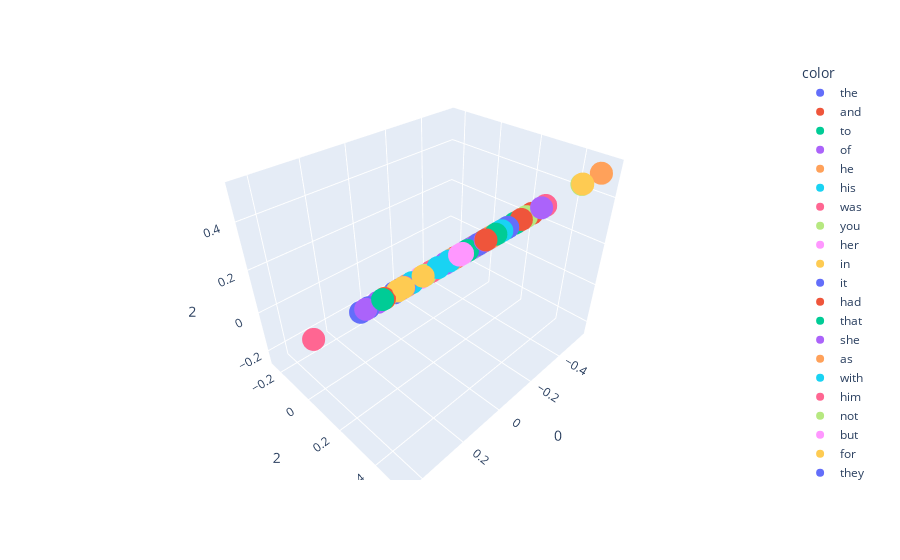

The notebook cell saved with this chart:
### Code cell
# %%
# Plotting the 1st 100 Frequent Words
import plotly.express as px
fig = px.scatter_3d(X[:100], x=0,y=2,z=2, color =y[:100])
fig.show()

### Figure 1 — Plotly figure (JSON) as saved in the notebook; plotly's stock layout.template omitted (floating-point values rounded to 4 significant figures)
{"data": [{"hovertemplate": "color=the<br>0=%{x}<br>2=%{z}<extra></extra>", "legendgroup": "the", "marker": {"color": "#636efa", "symbol": "circle"}, "mode": "markers", "name": "the", "scene": "scene", "showlegend": true, "type": "scatter3d", "x": [0.1631], "y": [-0.05199], "z": [-0.05199]}, {"hovertemplate": "color=and<br>0=%{x}<br>2=%{z}<extra></extra>", "legendgroup": "and", "marker": {"color": "#EF553B", "symbol": "circle"}, "mode": "markers", "name": "and", "scene": "scene", "showlegend": true, "type": "scatter3d", "x": [0.1717], "y": [0.01745], "z": [0.01745]}, {"hovertemplate": "color=to<br>0=%{x}<br>2=%{z}<extra></extra>", "legendgroup": "to", "marker": {"color": "#00cc96", "symbol": "circle"}, "mode": "markers", "name": "to", "scene": "scene", "showlegend": true, "type": "scatter3d", "x": [-0.3005], "y": [0.2476], "z": [0.2476]}, {"hovertemplate": "color=of<br>0=%{x}<br>2=%{z}<extra></extra>", "legendgroup": "of", "marker": {"color": "#ab63fa", "symbol": "circle"}, "mode": "markers", "name": "of", "scene": "scene", "showlegend": true, "type": "scatter3d", "x": [0.01182], "y": [-0.1343], "z": [-0.1343]}, {"hovertemplate": "color=he<br>0=%{x}<br>2=%{z}<extra></extra>", "legendgroup": "he", "marker": {"color": "#FFA15A", "symbol": "circle"}, "mode": "markers", "name": "he", "scene": "scene", "showlegend": true, "type": "scatter3d", "x": [-0.1009], "y": [0.2934], "z": [0.2934]}, {"hovertemplate": "color=his<br>0=%{x}<br>2=%{z}<extra></extra>", "legendgroup": "his", "marker": {"color": "#19d3f3", "symbol": "circle"}, "mode": "markers", "name": "his", "scene": "scene", "showlegend": true, "type": "scatter3d", "x": [0.03912], "y": [0.3117], "z": [0.3117]}, {"hovertemplate": "color=was<br>0=%{x}<br>2=%{z}<extra></extra>", "legendgroup": "was", "marker": {"color": "#FF6692", "symbol": "circle"}, "mode": "markers", "name": "was", "scene": "scene", "showlegend": true, "type": "scatter3d", "x": [-0.08798], "y": [0.3162], "z": [0.3162]}, {"hovertemplate": "color=you<br>0=%{x}<br>2=%{z}<extra></extra>", "legendgroup": "you", "marker": {"color": "#B6E880", "symbol": "circle"}, "mode": "markers", "name": "you", "scene": "scene", "showlegend": true, "type": "scatter3d", "x": [-0.5047], "y": [0.1766], "z": [0.1766]}, {"hovertemplate": "color=her<br>0=%{x}<br>2=%{z}<extra></extra>", "legendgroup": "her", "marker": {"color": "#FF97FF", "symbol": "circle"}, "mode": "markers", "name": "her", "scene": "scene", "showlegend": true, "type": "scatter3d", "x": [0.009666], "y": [0.3417], "z": [0.3417]}, {"hovertemplate": "color=in<br>0=%{x}<br>2=%{z}<extra></extra>", "legendgroup": "in", "marker": {"color": "#FECB52", "symbol": "circle"}, "mode": "markers", "name": "in", "scene": "scene", "showlegend": true, "type": "scatter3d", "x": [0.08319], "y": [0.08903], "z": [0.08903]}, {"hovertemplate": "color=it<br>0=%{x}<br>2=%{z}<extra></extra>", "legendgroup": "it", "marker": {"color": "#636efa", "symbol": "circle"}, "mode": "markers", "name": "it", "scene": "scene", "showlegend": true, "type": "scatter3d", "x": [-0.08425], "y": [0.2772], "z": [0.2772]}, {"hovertemplate": "color=had<br>0=%{x}<br>2=%{z}<extra></extra>", "legendgroup": "had", "marker": {"color": "#EF553B", "symbol": "circle"}, "mode": "markers", "name": "had", "scene": "scene", "showlegend": true, "type": "scatter3d", "x": [-0.1429], "y": [0.1647], "z": [0.1647]}, {"hovertemplate": "color=that<br>0=%{x}<br>2=%{z}<extra></extra>", "legendgroup": "that", "marker": {"color": "#00cc96", "symbol": "circle"}, "mode": "markers", "name": "that", "scene": "scene", "showlegend": true, "type": "scatter3d", "x": [-0.3131], "y": [0.1119], "z": [0.1119]}, {"hovertemplate": "color=she<br>0=%{x}<br>2=%{z}<extra></extra>", "legendgroup": "she", "marker": {"color": "#ab63fa", "symbol": "circle"}, "mode": "markers", "name": "she", "scene": "scene", "showlegend": true, "type": "scatter3d", "x": [-0.06506], "y": [0.3098], "z": [0.3098]}, {"hovertemplate": "color=as<br>0=%{x}<br>2=%{z}<extra></extra>", "legendgroup": "as", "marker": {"color": "#FFA15A", "symbol": "circle"}, "mode": "markers", "name": "as", "scene": "scene", "showlegend": true, "type": "scatter3d", "x": [-0.03005], "y": [0.2631], "z": [0.2631]}, {"hovertemplate": "color=with<br>0=%{x}<br>2=%{z}<extra></extra>", "legendgroup": "with", "marker": {"color": "#19d3f3", "symbol": "circle"}, "mode": "markers", "name": "with", "scene": "scene", "showlegend": true, "type": "scatter3d", "x": [0.1014], "y": [0.1916], "z": [0.1916]}, {"hovertemplate": "color=him<br>0=%{x}<br>2=%{z}<extra></extra>", "legendgroup": "him", "marker": {"color": "#FF6692", "symbol": "circle"}, "mode": "markers", "name": "him", "scene": "scene", "showlegend": true, "type": "scatter3d", "x": [-0.1004], "y": [0.3226], "z": [0.3226]}, {"hovertemplate": "color=not<br>0=%{x}<br>2=%{z}<extra></extra>", "legendgroup": "not", "marker": {"color": "#B6E880", "symbol": "circle"}, "mode": "markers", "name": "not", "scene": "scene", "showlegend": true, "type": "scatter3d", "x": [-0.4619], "y": [0.2174], "z": [0.2174]}, {"hovertemplate": "color=but<br>0=%{x}<br>2=%{z}<extra></extra>", "legendgroup": "but", "marker": {"color": "#FF97FF", "symbol": "circle"}, "mode": "markers", "name": "but", "scene": "scene", "showlegend": true, "type": "scatter3d", "x": [-0.2325], "y": [0.2097], "z": [0.2097]}, {"hovertemplate": "color=for<br>0=%{x}<br>2=%{z}<extra></extra>", "legendgroup": "for", "marker": {"color": "#FECB52", "symbol": "circle"}, "mode": "markers", "name": "for", "scene": "scene", "showlegend": true, "type": "scatter3d", "x": [-0.4306], "y": [0.2311], "z": [0.2311]}, {"hovertemplate": "color=they<br>0=%{x}<br>2=%{z}<extra></extra>", "legendgroup": "they", "marker": {"color": "#636efa", "symbol": "circle"}, "mode": "markers", "name": "they", "scene": "scene", "showlegend": true, "type": "scatter3d", "x": [-0.01482], "y": [-0.05084], "z": [-0.05084]}, {"hovertemplate": "color=is<br>0=%{x}<br>2=%{z}<extra></extra>", "legendgroup": "is", "marker": {"color": "#EF553B", "symbol": "circle"}, "mode": "markers", "name": "is", "scene": "scene", "showlegend": true, "type": "scatter3d", "x": [-0.5606], "y": [0.179], "z": [0.179]}, {"hovertemplate": "color=at<br>0=%{x}<br>2=%{z}<extra></extra>", "legendgroup": "at", "marker": {"color": "#00cc96", "symbol": "circle"}, "mode": "markers", "name": "at", "scene": "scene", "showlegend": true, "type": "scatter3d", "x": [-0.03963], "y": [0.3203], "z": [0.3203]}, {"hovertemplate": "color=on<br>0=%{x}<br>2=%{z}<extra></extra>", "legendgroup": "on", "marker": {"color": "#ab63fa", "symbol": "circle"}, "mode": "markers", "name": "on", "scene": "scene", "showlegend": true, "type": "scatter3d", "x": [0.18], "y": [0.2393], "z": [0.2393]}, {"hovertemplate": "color=said<br>0=%{x}<br>2=%{z}<extra></extra>", "legendgroup": "said", "marker": {"color": "#FFA15A", "symbol": "circle"}, "mode": "markers", "name": "said", "scene": "scene", "showlegend": true, "type": "scatter3d", "x": [-0.5518], "y": [0.4944], "z": [0.4944]}, {"hovertemplate": "color=my<br>0=%{x}<br>2=%{z}<extra></extra>", "legendgroup": "my", "marker": {"color": "#19d3f3", "symbol": "circle"}, "mode": "markers", "name": "my", "scene": "scene", "showlegend": true, "type": "scatter3d", "x": [-0.4736], "y": [0.1688], "z": [0.1688]}, {"hovertemplate": "color=have<br>0=%{x}<br>2=%{z}<extra></extra>", "legendgroup": "have", "marker": {"color": "#FF6692", "symbol": "circle"}, "mode": "markers", "name": "have", "scene": "scene", "showlegend": true, "type": "scatter3d", "x": [-0.3965], "y": [0.1437], "z": [0.1437]}, {"hovertemplate": "color=be<br>0=%{x}<br>2=%{z}<extra></extra>", "legendgroup": "be", "marker": {"color": "#B6E880", "symbol": "circle"}, "mode": "markers", "name": "be", "scene": "scene", "showlegend": true, "type": "scatter3d", "x": [-0.3925], "y": [0.1319], "z": [0.1319]}, {"hovertemplate": "color=lord<br>0=%{x}<br>2=%{z}<extra></extra>", "legendgroup": "lord", "marker": {"color": "#FF97FF", "symbol": "circle"}, "mode": "markers", "name": "lord", "scene": "scene", "showlegend": true, "type": "scatter3d", "x": [-0.4753], "y": [0.07755], "z": [0.07755]}, {"hovertemplate": "color=them<br>0=%{x}<br>2=%{z}<extra></extra>", "legendgroup": "them", "marker": {"color": "#FECB52", "symbol": "circle"}, "mode": "markers", "name": "them", "scene": "scene", "showlegend": true, "type": "scatter3d", "x": [0.004276], "y": [0.01101], "z": [0.01101]}, {"hovertemplate": "color=no<br>0=%{x}<br>2=%{z}<extra></extra>", "legendgroup": "no", "marker": {"color": "#636efa", "symbol": "circle"}, "mode": "markers", "name": "no", "scene": "scene", "showlegend": true, "type": "scatter3d", "x": [-0.3878], "y": [0.1069], "z": [0.1069]}, {"hovertemplate": "color=from<br>0=%{x}<br>2=%{z}<extra></extra>", "legendgroup": "from", "marker": {"color": "#EF553B", "symbol": "circle"}, "mode": "markers", "name": "from", "scene": "scene", "showlegend": true, "type": "scatter3d", "x": [0.217], "y": [0.1773], "z": [0.1773]}, {"hovertemplate": "color=would<br>0=%{x}<br>2=%{z}<extra></extra>", "legendgroup": "would", "marker": {"color": "#00cc96", "symbol": "circle"}, "mode": "markers", "name": "would", "scene": "scene", "showlegend": true, "type": "scatter3d", "x": [-0.3991], "y": [0.2535], "z": [0.2535]}, {"hovertemplate": "color=were<br>0=%{x}<br>2=%{z}<extra></extra>", "legendgroup": "were", "marker": {"color": "#ab63fa", "symbol": "circle"}, "mode": "markers", "name": "were", "scene": "scene", "showlegend": true, "type": "scatter3d", "x": [0.02537], "y": [0.04243], "z": [0.04243]}, {"hovertemplate": "color=me<br>0=%{x}<br>2=%{z}<extra></extra>", "legendgroup": "me", "marker": {"color": "#FFA15A", "symbol": "circle"}, "mode": "markers", "name": "me", "scene": "scene", "showlegend": true, "type": "scatter3d", "x": [-0.4958], "y": [0.2166], "z": [0.2166]}, {"hovertemplate": "color=your<br>0=%{x}<br>2=%{z}<extra></extra>", "legendgroup": "your", "marker": {"color": "#19d3f3", "symbol": "circle"}, "mode": "markers", "name": "your", "scene": "scene", "showlegend": true, "type": "scatter3d", "x": [-0.4453], "y": [0.1821], "z": [0.1821]}, {"hovertemplate": "color=one<br>0=%{x}<br>2=%{z}<extra></extra>", "legendgroup": "one", "marker": {"color": "#FF6692", "symbol": "circle"}, "mode": "markers", "name": "one", "scene": "scene", "showlegend": true, "type": "scatter3d", "x": [-0.03778], "y": [0.1463], "z": [0.1463]}, {"hovertemplate": "color=all<br>0=%{x}<br>2=%{z}<extra></extra>", "legendgroup": "all", "marker": {"color": "#B6E880", "symbol": "circle"}, "mode": "markers", "name": "all", "scene": "scene", "showlegend": true, "type": "scatter3d", "x": [-0.2044], "y": [-0.002066], "z": [-0.002066]}, {"hovertemplate": "color=when<br>0=%{x}<br>2=%{z}<extra></extra>", "legendgroup": "when", "marker": {"color": "#FF97FF", "symbol": "circle"}, "mode": "markers", "name": "when", "scene": "scene", "showlegend": true, "type": "scatter3d", "x": [-0.1208], "y": [0.3037], "z": [0.3037]}, {"hovertemplate": "color=will<br>0=%{x}<br>2=%{z}<extra></extra>", "legendgroup": "will", "marker": {"color": "#FECB52", "symbol": "circle"}, "mode": "markers", "name": "will", "scene": "scene", "showlegend": true, "type": "scatter3d", "x": [-0.4947], "y": [0.1993], "z": [0.1993]}, {"hovertemplate": "color=ser<br>0=%{x}<br>2=%{z}<extra></extra>", "legendgroup": "ser", "marker": {"color": "#636efa", "symbol": "circle"}, "mode": "markers", "name": "ser", "scene": "scene", "showlegend": true, "type": "scatter3d", "x": [-0.3857], "y": [0.1347], "z": [0.1347]}, {"hovertemplate": "color=if<br>0=%{x}<br>2=%{z}<extra></extra>", "legendgroup": "if", "marker": {"color": "#EF553B", "symbol": "circle"}, "mode": "markers", "name": "if", "scene": "scene", "showlegend": true, "type": "scatter3d", "x": [-0.3853], "y": [0.2903], "z": [0.2903]}, {"hovertemplate": "color=so<br>0=%{x}<br>2=%{z}<extra></extra>", "legendgroup": "so", "marker": {"color": "#00cc96", "symbol": "circle"}, "mode": "markers", "name": "so", "scene": "scene", "showlegend": true, "type": "scatter3d", "x": [-0.1593], "y": [0.2972], "z": [0.2972]}, {"hovertemplate": "color=their<br>0=%{x}<br>2=%{z}<extra></extra>", "legendgroup": "their", "marker": {"color": "#ab63fa", "symbol": "circle"}, "mode": "markers", "name": "their", "scene": "scene", "showlegend": true, "type": "scatter3d", "x": [0.0762], "y": [-0.1787], "z": [-0.1787]}, {"hovertemplate": "color=we<br>0=%{x}<br>2=%{z}<extra></extra>", "legendgroup": "we", "marker": {"color": "#FFA15A", "symbol": "circle"}, "mode": "markers", "name": "we", "scene": "scene", "showlegend": true, "type": "scatter3d", "x": [-0.3428], "y": [-0.004533], "z": [-0.004533]}, {"hovertemplate": "color=could<br>0=%{x}<br>2=%{z}<extra></extra>", "legendgroup": "could", "marker": {"color": "#19d3f3", "symbol": "circle"}, "mode": "markers", "name": "could", "scene": "scene", "showlegend": true, "type": "scatter3d", "x": [-0.1027], "y": [0.2965], "z": [0.2965]}, {"hovertemplate": "color=are<br>0=%{x}<br>2=%{z}<extra></extra>", "legendgroup": "are", "marker": {"color": "#FF6692", "symbol": "circle"}, "mode": "markers", "name": "are", "scene": "scene", "showlegend": true, "type": "scatter3d", "x": [-0.3985], "y": [0.0101], "z": [0.0101]}, {"hovertemplate": "color=man<br>0=%{x}<br>2=%{z}<extra></extra>", "legendgroup": "man", "marker": {"color": "#B6E880", "symbol": "circle"}, "mode": "markers", "name": "man", "scene": "scene", "showlegend": true, "type": "scatter3d", "x": [-0.1217], "y": [0.171], "z": [0.171]}, {"hovertemplate": "color=there<br>0=%{x}<br>2=%{z}<extra></extra>", "legendgroup": "there", "marker": {"color": "#FF97FF", "symbol": "circle"}, "mode": "markers", "name": "there", "scene": "scene", "showlegend": true, "type": "scatter3d", "x": [-0.08121], "y": [0.04232], "z": [0.04232]}, {"hovertemplate": "color=this<br>0=%{x}<br>2=%{z}<extra></extra>", "legendgroup": "this", "marker": {"color": "#FECB52", "symbol": "circle"}, "mode": "markers", "name": "this", "scene": "scene", "showlegend": true, "type": "scatter3d", "x": [-0.4149], "y": [0.1417], "z": [0.1417]}, {"hovertemplate": "color=up<br>0=%{x}<br>2=%{z}<extra></extra>", "legendgroup": "up", "marker": {"color": "#636efa", "symbol": "circle"}, "mode": "markers", "name": "up", "scene": "scene", "showlegend": true, "type": "scatter3d", "x": [0.3961], "y": [0.33], "z": [0.33]}, {"hovertemplate": "color=been<br>0=%{x}<br>2=%{z}<extra></extra>", "legendgroup": "been", "marker": {"color": "#EF553B", "symbol": "circle"}, "mode": "markers", "name": "been", "scene": "scene", "showlegend": true, "type": "scatter3d", "x": [-0.1709], "y": [0.1486], "z": [0.1486]}, {"hovertemplate": "color=what<br>0=%{x}<br>2=%{z}<extra></extra>", "legendgroup": "what", "marker": {"color": "#00cc96", "symbol": "circle"}, "mode": "markers", "name": "what", "scene": "scene", "showlegend": true, "type": "scatter3d", "x": [-0.3897], "y": [0.1147], "z": [0.1147]}, {"hovertemplate": "color=did<br>0=%{x}<br>2=%{z}<extra></extra>", "legendgroup": "did", "marker": {"color": "#ab63fa", "symbol": "circle"}, "mode": "markers", "name": "did", "scene": "scene", "showlegend": true, "type": "scatter3d", "x": [-0.3553], "y": [0.3904], "z": [0.3904]}, {"hovertemplate": "color=by<br>0=%{x}<br>2=%{z}<extra></extra>", "legendgroup": "by", "marker": {"color": "#FFA15A", "symbol": "circle"}, "mode": "markers", "name": "by", "scene": "scene", "showlegend": true, "type": "scatter3d", "x": [-0.02782], "y": [0.01819], "z": [0.01819]}, {"hovertemplate": "color=king<br>0=%{x}<br>2=%{z}<extra></extra>", "legendgroup": "king", "marker": {"color": "#19d3f3", "symbol": "circle"}, "mode": "markers", "name": "king", "scene": "scene", "showlegend": true, "type": "scatter3d", "x": [-0.3842], "y": [0.05015], "z": [0.05015]}, {"hovertemplate": "color=do<br>0=%{x}<br>2=%{z}<extra></extra>", "legendgroup": "do", "marker": {"color": "#FF6692", "symbol": "circle"}, "mode": "markers", "name": "do", "scene": "scene", "showlegend": true, "type": "scatter3d", "x": [-0.528], "y": [0.3016], "z": [0.3016]}, {"hovertemplate": "color=men<br>0=%{x}<br>2=%{z}<extra></extra>", "legendgroup": "men", "marker": {"color": "#B6E880", "symbol": "circle"}, "mode": "markers", "name": "men", "scene": "scene", "showlegend": true, "type": "scatter3d", "x": [-0.07828], "y": [-0.2476], "z": [-0.2476]}, {"hovertemplate": "color=back<br>0=%{x}<br>2=%{z}<extra></extra>", "legendgroup": "back", "marker": {"color": "#FF97FF", "symbol": "circle"}, "mode": "markers", "name": "back", "scene": "scene", "showlegend": true, "type": "scatter3d", "x": [0.1888], "y": [0.4876], "z": [0.4876]}, {"hovertemplate": "color=out<br>0=%{x}<br>2=%{z}<extra></extra>", "legendgroup": "out", "marker": {"color": "#FECB52", "symbol": "circle"}, "mode": "markers", "name": "out", "scene": "scene", "showlegend": true, "type": "scatter3d", "x": [0.2597], "y": [0.3288], "z": [0.3288]}, {"hovertemplate": "color=more<br>0=%{x}<br>2=%{z}<extra></extra>", "legendgroup": "more", "marker": {"color": "#636efa", "symbol": "circle"}, "mode": "markers", "name": "more", "scene": "scene", "showlegend": true, "type": "scatter3d", "x": [-0.2202], "y": [0.06317], "z": [0.06317]}, {"hovertemplate": "color=or<br>0=%{x}<br>2=%{z}<extra></extra>", "legendgroup": "or", "marker": {"color": "#EF553B", "symbol": "circle"}, "mode": "markers", "name": "or", "scene": "scene", "showlegend": true, "type": "scatter3d", "x": [-0.3436], "y": [0.09833], "z": [0.09833]}, {"hovertemplate": "color=who<br>0=%{x}<br>2=%{z}<extra></extra>", "legendgroup": "who", "marker": {"color": "#00cc96", "symbol": "circle"}, "mode": "markers", "name": "who", "scene": "scene", "showlegend": true, "type": "scatter3d", "x": [-0.4098], "y": [-0.08626], "z": [-0.08626]}, {"hovertemplate": "color=down<br>0=%{x}<br>2=%{z}<extra></extra>", "legendgroup": "down", "marker": {"color": "#ab63fa", "symbol": "circle"}, "mode": "markers", "name": "down", "scene": "scene", "showlegend": true, "type": "scatter3d", "x": [0.4456], "y": [0.3857], "z": [0.3857]}, {"hovertemplate": "color=well<br>0=%{x}<br>2=%{z}<extra></extra>", "legendgroup": "well", "marker": {"color": "#FFA15A", "symbol": "circle"}, "mode": "markers", "name": "well", "scene": "scene", "showlegend": true, "type": "scatter3d", "x": [-0.34], "y": [0.07221], "z": [0.07221]}, {"hovertemplate": "color=than<br>0=%{x}<br>2=%{z}<extra></extra>", "legendgroup": "than", "marker": {"color": "#19d3f3", "symbol": "circle"}, "mode": "markers", "name": "than", "scene": "scene", "showlegend": true, "type": "scatter3d", "x": [-0.1982], "y": [0.1567], "z": [0.1567]}, {"hovertemplate": "color=only<br>0=%{x}<br>2=%{z}<extra></extra>", "legendgroup": "only", "marker": {"color": "#FF6692", "symbol": "circle"}, "mode": "markers", "name": "only", "scene": "scene", "showlegend": true, "type": "scatter3d", "x": [-0.2788], "y": [0.08708], "z": [0.08708]}, {"hovertemplate": "color=like<br>0=%{x}<br>2=%{z}<extra></extra>", "legendgroup": "like", "marker": {"color": "#B6E880", "symbol": "circle"}, "mode": "markers", "name": "like", "scene": "scene", "showlegend": true, "type": "scatter3d", "x": [0.07863], "y": [0.2334], "z": [0.2334]}, {"hovertemplate": "color=jon<br>0=%{x}<br>2=%{z}<extra></extra>", "legendgroup": "jon", "marker": {"color": "#FF97FF", "symbol": "circle"}, "mode": "markers", "name": "jon", "scene": "scene", "showlegend": true, "type": "scatter3d", "x": [-0.0731], "y": [0.2661], "z": [0.2661]}, {"hovertemplate": "color=some<br>0=%{x}<br>2=%{z}<extra></extra>", "legendgroup": "some", "marker": {"color": "#FECB52", "symbol": "circle"}, "mode": "markers", "name": "some", "scene": "scene", "showlegend": true, "type": "scatter3d", "x": [-0.1331], "y": [-0.1402], "z": [-0.1402]}, {"hovertemplate": "color=father<br>0=%{x}<br>2=%{z}<extra></extra>", "legendgroup": "father", "marker": {"color": "#636efa", "symbol": "circle"}, "mode": "markers", "name": "father", "scene": "scene", "showlegend": true, "type": "scatter3d", "x": [-0.4865], "y": [0.1947], "z": [0.1947]}, {"hovertemplate": "color=old<br>0=%{x}<br>2=%{z}<extra></extra>", "legendgroup": "old", "marker": {"color": "#EF553B", "symbol": "circle"}, "mode": "markers", "name": "old", "scene": "scene", "showlegend": true, "type": "scatter3d", "x": [-0.1481], "y": [-0.00843], "z": [-0.00843]}, {"hovertemplate": "color=hand<br>0=%{x}<br>2=%{z}<extra></extra>", "legendgroup": "hand", "marker": {"color": "#00cc96", "symbol": "circle"}, "mode": "markers", "name": "hand", "scene": "scene", "showlegend": true, "type": "scatter3d", "x": [0.03421], "y": [0.4889], "z": [0.4889]}, {"hovertemplate": "color=even<br>0=%{x}<br>2=%{z}<extra></extra>", "legendgroup": "even", "marker": {"color": "#ab63fa", "symbol": "circle"}, "mode": "markers", "name": "even", "scene": "scene", "showlegend": true, "type": "scatter3d", "x": [-0.1872], "y": [0.07778], "z": [0.07778]}, {"hovertemplate": "color=too<br>0=%{x}<br>2=%{z}<extra></extra>", "legendgroup": "too", "marker": {"color": "#FFA15A", "symbol": "circle"}, "mode": "markers", "name": "too", "scene": "scene", "showlegend": true, "type": "scatter3d", "x": [-0.2403], "y": [0.2401], "z": [0.2401]}, {"hovertemplate": "color=tyrion<br>0=%{x}<br>2=%{z}<extra></extra>", "legendgroup": "tyrion", "marker": {"color": "#19d3f3", "symbol": "circle"}, "mode": "markers", "name": "tyrion", "scene": "scene", "showlegend": true, "type": "scatter3d", "x": [-0.1439], "y": [0.3793], "z": [0.3793]}, {"hovertemplate": "color=before<br>0=%{x}<br>2=%{z}<extra></extra>", "legendgroup": "before", "marker": {"color": "#FF6692", "symbol": "circle"}, "mode": "markers", "name": "before", "scene": "scene", "showlegend": true, "type": "scatter3d", "x": [-0.1137], "y": [0.2875], "z": [0.2875]}, {"hovertemplate": "color=never<br>0=%{x}<br>2=%{z}<extra></extra>", "legendgroup": "never", "marker": {"color": "#B6E880", "symbol": "circle"}, "mode": "markers", "name": "never", "scene": "scene", "showlegend": true, "type": "scatter3d", "x": [-0.4837], "y": [0.2467], "z": [0.2467]}, {"hovertemplate": "color=an<br>0=%{x}<br>2=%{z}<extra></extra>", "legendgroup": "an", "marker": {"color": "#FF97FF", "symbol": "circle"}, "mode": "markers", "name": "an", "scene": "scene", "showlegend": true, "type": "scatter3d", "x": [-0.05017], "y": [0.08092], "z": [0.08092]}, {"hovertemplate": "color=off<br>0=%{x}<br>2=%{z}<extra></extra>", "legendgroup": "off", "marker": {"color": "#FECB52", "symbol": "circle"}, "mode": "markers", "name": "off", "scene": "scene", "showlegend": true, "type": "scatter3d", "x": [0.2799], "y": [0.4369], "z": [0.4369]}, {"hovertemplate": "color=see<br>0=%{x}<br>2=%{z}<extra></extra>", "legendgroup": "see", "marker": {"color": "#636efa", "symbol": "circle"}, "mode": "markers", "name": "see", "scene": "scene", "showlegend": true, "type": "scatter3d", "x": [-0.1775], "y": [0.3783], "z": [0.3783]}, {"hovertemplate": "color=know<br>0=%{x}<br>2=%{z}<extra></extra>", "legendgroup": "know", "marker": {"color": "#EF553B", "symbol": "circle"}, "mode": "markers", "name": "know", "scene": "scene", "showlegend": true, "type": "scatter3d", "x": [-0.5648], "y": [0.22], "z": [0.22]}, {"hovertemplate": "color=into<br>0=%{x}<br>2=%{z}<extra></extra>", "legendgroup": "into", "marker": {"color": "#00cc96", "symbol": "circle"}, "mode": "markers", "name": "into", "scene": "scene", "showlegend": true, "type": "scatter3d", "x": [0.4043], "y": [0.4092], "z": [0.4092]}, {"hovertemplate": "color=made<br>0=%{x}<br>2=%{z}<extra></extra>", "legendgroup": "made", "marker": {"color": "#ab63fa", "symbol": "circle"}, "mode": "markers", "name": "made", "scene": "scene", "showlegend": true, "type": "scatter3d", "x": [-0.03018], "y": [0.4007], "z": [0.4007]}, {"hovertemplate": "color=now<br>0=%{x}<br>2=%{z}<extra></extra>", "legendgroup": "now", "marker": {"color": "#FFA15A", "symbol": "circle"}, "mode": "markers", "name": "now", "scene": "scene", "showlegend": true, "type": "scatter3d", "x": [-0.3276], "y": [0.2], "z": [0.2]}, {"hovertemplate": "color=eyes<br>0=%{x}<br>2=%{z}<extra></extra>", "legendgroup": "eyes", "marker": {"color": "#19d3f3", "symbol": "circle"}, "mode": "markers", "name": "eyes", "scene": "scene", "showlegend": true, "type": "scatter3d", "x": [0.1761], "y": [0.3928], "z": [0.3928]}, {"hovertemplate": "color=black<br>0=%{x}<br>2=%{z}<extra></extra>", "legendgroup": "black", "marker": {"color": "#FF6692", "symbol": "circle"}, "mode": "markers", "name": "black", "scene": "scene", "showlegend": true, "type": "scatter3d", "x": [0.3813], "y": [-0.0612], "z": [-0.0612]}, {"hovertemplate": "color=told<br>0=%{x}<br>2=%{z}<extra></extra>", "legendgroup": "told", "marker": {"color": "#B6E880", "symbol": "circle"}, "mode": "markers", "name": "told", "scene": "scene", "showlegend": true, "type": "scatter3d", "x": [-0.4704], "y": [0.4696], "z": [0.4696]}, {"hovertemplate": "color=lady<br>0=%{x}<br>2=%{z}<extra></extra>", "legendgroup": "lady", "marker": {"color": "#FF97FF", "symbol": "circle"}, "mode": "markers", "name": "lady", "scene": "scene", "showlegend": true, "type": "scatter3d", "x": [-0.5437], "y": [0.1858], "z": [0.1858]}, {"hovertemplate": "color=thought<br>0=%{x}<br>2=%{z}<extra></extra>", "legendgroup": "thought", "marker": {"color": "#FECB52", "symbol": "circle"}, "mode": "markers", "name": "thought", "scene": "scene", "showlegend": true, "type": "scatter3d", "x": [-0.3725], "y": [0.5226], "z": [0.5226]}, {"hovertemplate": "color=time<br>0=%{x}<br>2=%{z}<extra></extra>", "legendgroup": "time", "marker": {"color": "#636efa", "symbol": "circle"}, "mode": "markers", "name": "time", "scene": "scene", "showlegend": true, "type": "scatter3d", "x": [-0.0762], "y": [0.3357], "z": [0.3357]}, {"hovertemplate": "color=then<br>0=%{x}<br>2=%{z}<extra></extra>", "legendgroup": "then", "marker": {"color": "#EF553B", "symbol": "circle"}, "mode": "markers", "name": "then", "scene": "scene", "showlegend": true, "type": "scatter3d", "x": [0.0977], "y": [0.5038], "z": [0.5038]}, {"hovertemplate": "color=how<br>0=%{x}<br>2=%{z}<extra></extra>", "legendgroup": "how", "marker": {"color": "#00cc96", "symbol": "circle"}, "mode": "markers", "name": "how", "scene": "scene", "showlegend": true, "type": "scatter3d", "x": [-0.3884], "y": [0.2164], "z": [0.2164]}, {"hovertemplate": "color=long<br>0=%{x}<br>2=%{z}<extra></extra>", "legendgroup": "long", "marker": {"color": "#ab63fa", "symbol": "circle"}, "mode": "markers", "name": "long", "scene": "scene", "showlegend": true, "type": "scatter3d", "x": [0.1582], "y": [0.09407], "z": [0.09407]}, {"hovertemplate": "color=has<br>0=%{x}<br>2=%{z}<extra></extra>", "legendgroup": "has", "marker": {"color": "#FFA15A", "symbol": "circle"}, "mode": "markers", "name": "has", "scene": "scene", "showlegend": true, "type": "scatter3d", "x": [-0.5306], "y": [0.07086], "z": [0.07086]}, {"hovertemplate": "color=can<br>0=%{x}<br>2=%{z}<extra></extra>", "legendgroup": "can", "marker": {"color": "#19d3f3", "symbol": "circle"}, "mode": "markers", "name": "can", "scene": "scene", "showlegend": true, "type": "scatter3d", "x": [-0.396], "y": [0.2233], "z": [0.2233]}, {"hovertemplate": "color=might<br>0=%{x}<br>2=%{z}<extra></extra>", "legendgroup": "might", "marker": {"color": "#FF6692", "symbol": "circle"}, "mode": "markers", "name": "might", "scene": "scene", "showlegend": true, "type": "scatter3d", "x": [-0.422], "y": [0.242], "z": [0.242]}, {"hovertemplate": "color=us<br>0=%{x}<br>2=%{z}<extra></extra>", "legendgroup": "us", "marker": {"color": "#B6E880", "symbol": "circle"}, "mode": "markers", "name": "us", "scene": "scene", "showlegend": true, "type": "scatter3d", "x": [-0.4268], "y": [-0.053], "z": [-0.053]}, {"hovertemplate": "color=come<br>0=%{x}<br>2=%{z}<extra></extra>", "legendgroup": "come", "marker": {"color": "#FF97FF", "symbol": "circle"}, "mode": "markers", "name": "come", "scene": "scene", "showlegend": true, "type": "scatter3d", "x": [-0.326], "y": [0.2506], "z": [0.2506]}, {"hovertemplate": "color=where<br>0=%{x}<br>2=%{z}<extra></extra>", "legendgroup": "where", "marker": {"color": "#FECB52", "symbol": "circle"}, "mode": "markers", "name": "where", "scene": "scene", "showlegend": true, "type": "scatter3d", "x": [0.1533], "y": [0.0987], "z": [0.0987]}], "layout": {"legend": {"title": {"text": "color"}, "tracegroupgap": 0}, "margin": {"t": 60}, "scene": {"domain": {"x": [0, 1], "y": [0, 1]}, "xaxis": {"title": {"text": "0"}}, "yaxis": {"title": {"text": "2"}}, "zaxis": {"title": {"text": "2"}}}}}
